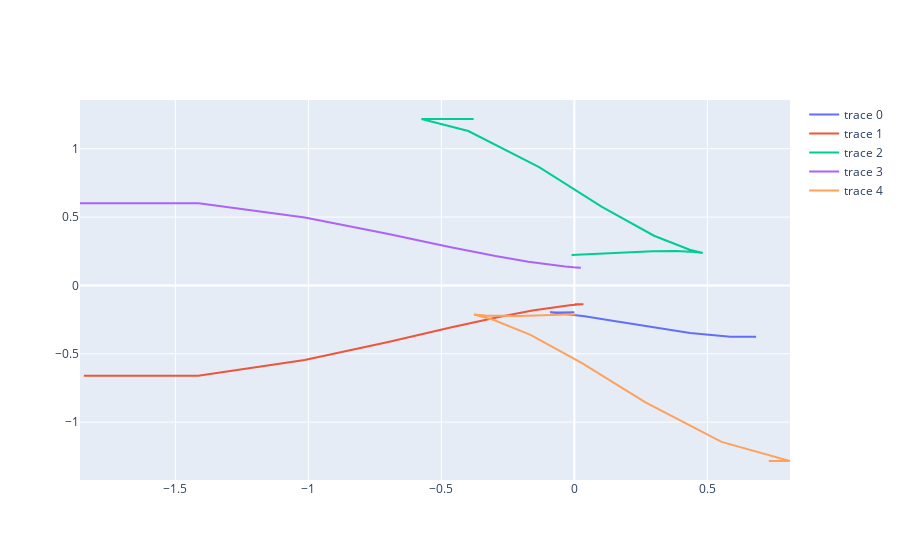

Here is the notebook cell this chart was saved with:
### Code cell
import plotly.graph_objects as go
import plotly.express as px
import random

data = []
cost_dict = defaultdict()

for _ in range(5):
    initial_config = [random.uniform(-1.99, 1.99), random.uniform(-1.99, 1.99), 0]            
    model = crocoddyl.ActionModelUnicycle()

    model.costWeights = np.matrix([1, 0.3]).T

    problem = crocoddyl.ShootingProblem(np.matrix(initial_config).T, [ model ] * 30, model)
    ddp = crocoddyl.SolverDDP(problem)
    ddp.solve([], [], 1000)
    if ddp.iter < 1000:
        
        position = []
        # Attach x, y, theta
        position.extend(i for i in ddp.xs[0])
        # Attach linear_velocity, angular_velocty
        position.extend(i for i in ddp.us[0])
        # Attach cost
        position.append(sum(d.cost for d in ddp.datas()))
        # Attach the number of iterations
        position.append(ddp.iter)
        data.append(position)
        
        # Store the key = cost and value = trajectory(ie x, y) in dictionary 
        a = np.delete(np.array(ddp.xs), 2, 1)
        cost_dict[sum(d.cost for d in ddp.datas())] = a

fig = go.Figure()       
        
for key, trajectory in cost_dict.items():
    fig.add_trace(go.Scatter(x= trajectory[:, 0], y= trajectory[:, 1],
                   ))


    
fig.show()
